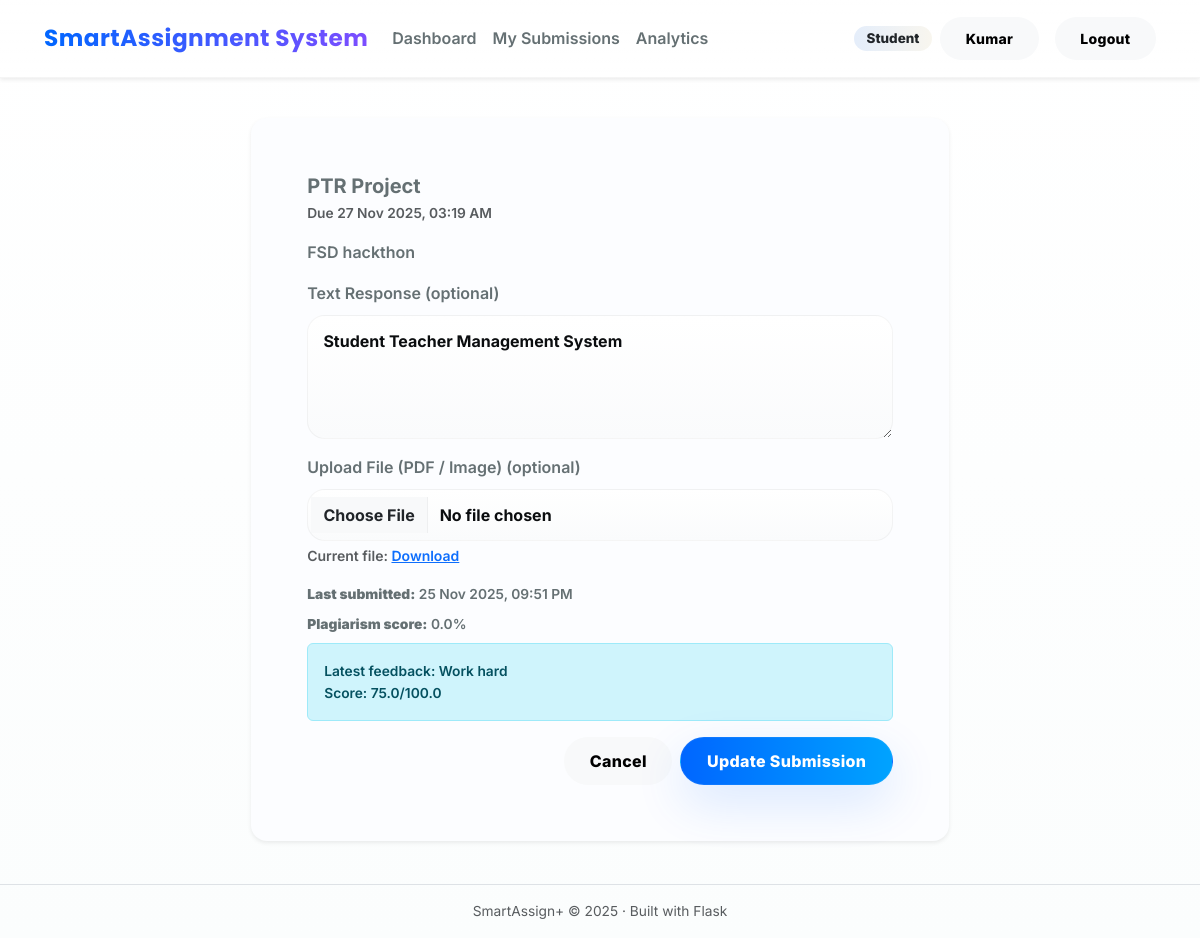
/assignments/1/submit (signed in), run on the app's committed database.
### models.py (models this page shows, shortened)
class Assignment(db.Model):
    __tablename__ = "assignments"
    id = db.Column(db.Integer, primary_key=True)
    title = db.Column(db.String(150), nullable=False)
    description = db.Column(db.Text, nullable=False)
    due_date = db.Column(db.DateTime, nullable=False)
    created_at = db.Column(db.DateTime, default=datetime.utcnow)
    teacher_id = db.Column(db.Integer, db.ForeignKey("users.id"), nullable=False)
    submissions = db.relationship("Submission", backref="assignment", lazy=True)

class Submission(db.Model):
    __tablename__ = "submissions"
    id = db.Column(db.Integer, primary_key=True)
    assignment_id = db.Column(db.Integer, db.ForeignKey("assignments.id"), nullable=False)
    student_id = db.Column(db.Integer, db.ForeignKey("users.id"), nullable=False)
    text_response = db.Column(db.Text, nullable=True)
    file_path = db.Column(db.String(255), nullable=True)
    submitted_at = db.Column(db.DateTime, default=datetime.utcnow)
    status = db.Column(db.String(20), default="submitted")  # submitted / graded
    plagiarism_score = db.Column(db.Float, default=0.0)  # 0-100 %
    feedback = db.relationship("Feedback", backref="submission", uselist=False)

class Feedback(db.Model):
    __tablename__ = "feedback"
    id = db.Column(db.Integer, primary_key=True)
    submission_id = db.Column(db.Integer, db.ForeignKey("submissions.id"), nullable=False)
    teacher_id = db.Column(db.Integer, db.ForeignKey("users.id"), nullable=False)
    score = db.Column(db.Float, nullable=False)
    max_score = db.Column(db.Float, nullable=False)
    rubric_clarity = db.Column(db.Integer, nullable=False)      # 1-5
    rubric_completion = db.Column(db.Integer, nullable=False)   # 1-5
    rubric_presentation = db.Column(db.Integer, nullable=False) # 1-5
    comments = db.Column(db.Text, nullable=True)
    created_at = db.Column(db.DateTime, default=datetime.utcnow)
    teacher = db.relationship("User", backref="feedback_given", foreign_keys=[teacher_id])

### app.py (the view, shortened to what this page needs)
    @app.route("/assignments/<int:assignment_id>/submit", methods=["GET", "POST"])
    @login_required(role="student")
    def submit_assignment(assignment_id):
        assignment = Assignment.query.get_or_404(assignment_id)
        student_id = session["user_id"]
        submission = Submission.query.filter_by(
            assignment_id=assignment_id,
            student_id=student_id
        ).first()
        return render_template("submit_assignment.html", assignment=assignment, submission=submission)

### templates/submit_assignment.html
{% extends "base.html" %}
{% block content %}
<div class="row justify-content-center">
    <div class="col-lg-8">
        <div class="card shadow-sm border-0 rounded-4 mt-3">
            <div class="card-body p-4">
                <h2 class="h5 fw-bold mb-1">{{ assignment.title }}</h2>
                <p class="text-muted small mb-3">
                    Due {{ assignment.due_date.strftime('%d %b %Y, %I:%M %p') }}
                </p>
                <p class="mb-3">{{ assignment.description }}</p>
                <form method="POST" enctype="multipart/form-data">
                    <div class="mb-3">
                        <label class="form-label">Text Response (optional)</label>
                        <textarea class="form-control" name="text_response" rows="4">{{ submission.text_response if submission else '' }}</textarea>
                    </div>
                    <div class="mb-3">
                        <label class="form-label">Upload File (PDF / Image) (optional)</label>
                        <input type="file" class="form-control" name="file" accept=".pdf,.png,.jpg,.jpeg,.gif">
                        {% if submission and submission.file_path %}
                            <div class="form-text">
                                Current file:
                                <a href="{{ url_for('uploaded_file', filename=submission.file_path) }}" target="_blank">Download</a>
                            </div>
                        {% endif %}
                    </div>
                    {% if submission %}
                        <p class="small mb-2">
                            <strong>Last submitted:</strong> {{ submission.submitted_at.strftime('%d %b %Y, %I:%M %p') }}
                        </p>
                        <p class="small mb-2">
                            <strong>Plagiarism score:</strong> {{ submission.plagiarism_score }}%
                        </p>
                        {% if submission.feedback %}
                            <div class="alert alert-info small">
                                Latest feedback: {{ submission.feedback.comments or 'No comments' }}<br>
                                Score: {{ submission.feedback.score }}/{{ submission.feedback.max_score }}
                            </div>
                        {% endif %}
                    {% endif %}
                    <div class="d-flex justify-content-end">
                        <a href="{{ url_for('student_dashboard') }}" class="btn btn-light me-2">Cancel</a>
                        <button type="submit" class="btn btn-primary">
                            {% if submission %}Update Submission{% else %}Submit Assignment{% endif %}
                        </button>
                    </div>
                </form>
            </div>
        </div>
    </div>
</div>
{% endblock %}

### static/css/styles.css (style rules this page uses)
:root { --bg-1:#ffffff; --bg-2:#fbfdfd; --surface:#fcfdff; --glass: rgba(255,255,255,0.96); --ink:#0b0d0f; --muted:#657073; --radius-xs:8px; --radius-sm:12px; --radius-md:18px; --radius-lg:28px; --shadow-1:0 6px 20px rgba(11,13,15,0.06); --shadow-2:0 24px 70px rgba(11,13,15,0.08); --transition-fast:160ms cubic-bezier(.4,0,.2,1); --transition-base:420ms cubic-bezier(.2,0,.12,1); --accent-a:#0066ff; --accent-b:#00a3ff; --accent-c:#ffd166; --accent-d:#ff6b6b; --accent-e:#7c4dff; --accent-soft-a:rgba(0,102,255,0.08); --accent-soft-b:rgba(0,163,255,0.08); --accent-soft-c:rgba(255,209,102,0.08); --glass-border:linear-gradient(180deg, rgba(255,255,255,0.7), rgba(255,255,255,0.55)); }
*,:before,:after { box-sizing:border-box }
html,body { height:100% }
body { margin:0; font-family:'Inter',system-ui,-apple-system,'Segoe UI',Roboto,'Helvetica Neue',Arial; background:linear-gradient(180deg,var(--bg-1),var(--bg-2)); color:var(--ink); -webkit-font-smoothing:antialiased; }
.card { position:relative; background:var(--surface); border-radius:var(--radius-lg); padding:2rem; margin:1.2rem; border:1px solid rgba(11,13,15,0.03); box-shadow:var(--shadow-2); transition:transform var(--transition-base),box-shadow var(--transition-base),filter var(--transition-base); }
.card-body { color:var(--muted); font-weight:600; line-height:1.6; }
.btn { display:inline-flex; align-items:center; justify-content:center; border-radius:999px; padding:0.68rem 1.6rem; font-weight:800; letter-spacing:0.02em; cursor:pointer; border:none; position:relative; overflow:hidden; transition:transform var(--transition-fast),box-shadow var(--transition-fast),filter var(--transition-fast); }
.btn-primary { background:linear-gradient(90deg,var(--accent-a),var(--accent-b)); color:#fff; box-shadow:0 18px 50px rgba(0,102,255,0.14); border:1px solid rgba(255,255,255,0.06); }
.form-control,.form-select { width:100%; padding:0.82rem 0.95rem; border-radius:var(--radius-md); background:linear-gradient(180deg,#fff,#fafbfc); border:1px solid rgba(11,13,15,0.04); color:var(--ink); font-weight:700; transition:box-shadow var(--transition-fast),border-color var(--transition-fast); }
.form-control::placeholder { color:var(--muted); font-weight:600; }
.text-muted { color:var(--muted) }
.small { font-size:0.86rem }

### data on the page
Assignment: title "PTR Project", due_date "27 Nov 2025, 03:19 AM", description "FSD hackthon"
Submission: text_response "Student Teacher Management System", submitted_at "25 Nov 2025, 09:51 PM", plagiarism_score "0.0"
Feedback: feedback "Work hard", feedback.score "75.0", feedback.max_score "100.0"

### other printed values
{{ session.get('role') }} "Student"
{{ session.get('user_name') }} "Kumar"
